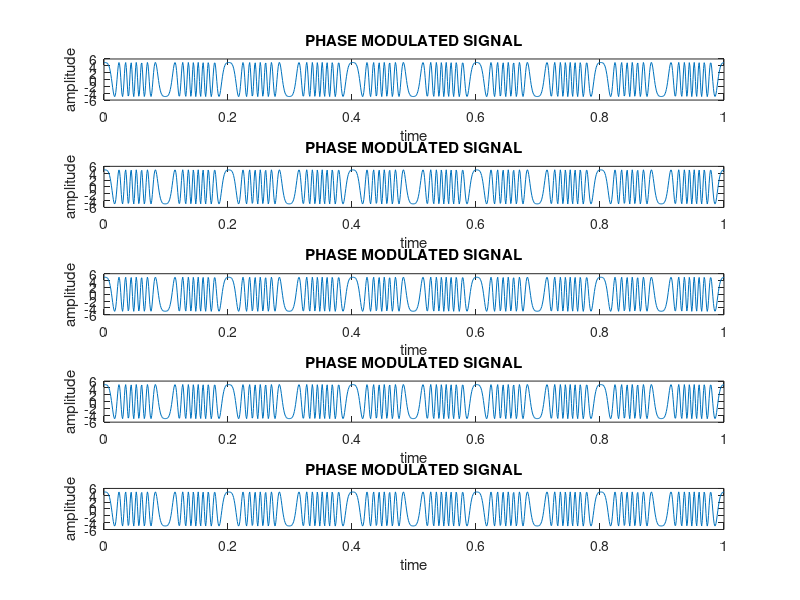

MATLAB code to generate this figure:
%Phase modulation for kp=2,4,6,8,10

clc;
close all;
clear all;

t=0:0.001:1;

am=input('Enter message amplitude: ');
fm=input('Enter message frequency: ');
ac=input('Enter carrier amplitude: ');
fc=input('Enter carrier frequency: ');

mt=am*cos(2*pi*fm*t);
ct=ac*cos(2*pi*fc*t);

for i=1:1:5
    
kp=input('Enter value of phase sensitivity: ');
pt=ac*cos((2*pi*fc*t)+kp*mt); %phase modulated signal

subplot(5,1,i);
plot(t,pt);
title('PHASE MODULATED SIGNAL')
xlabel('time')
ylabel('amplitude')

end